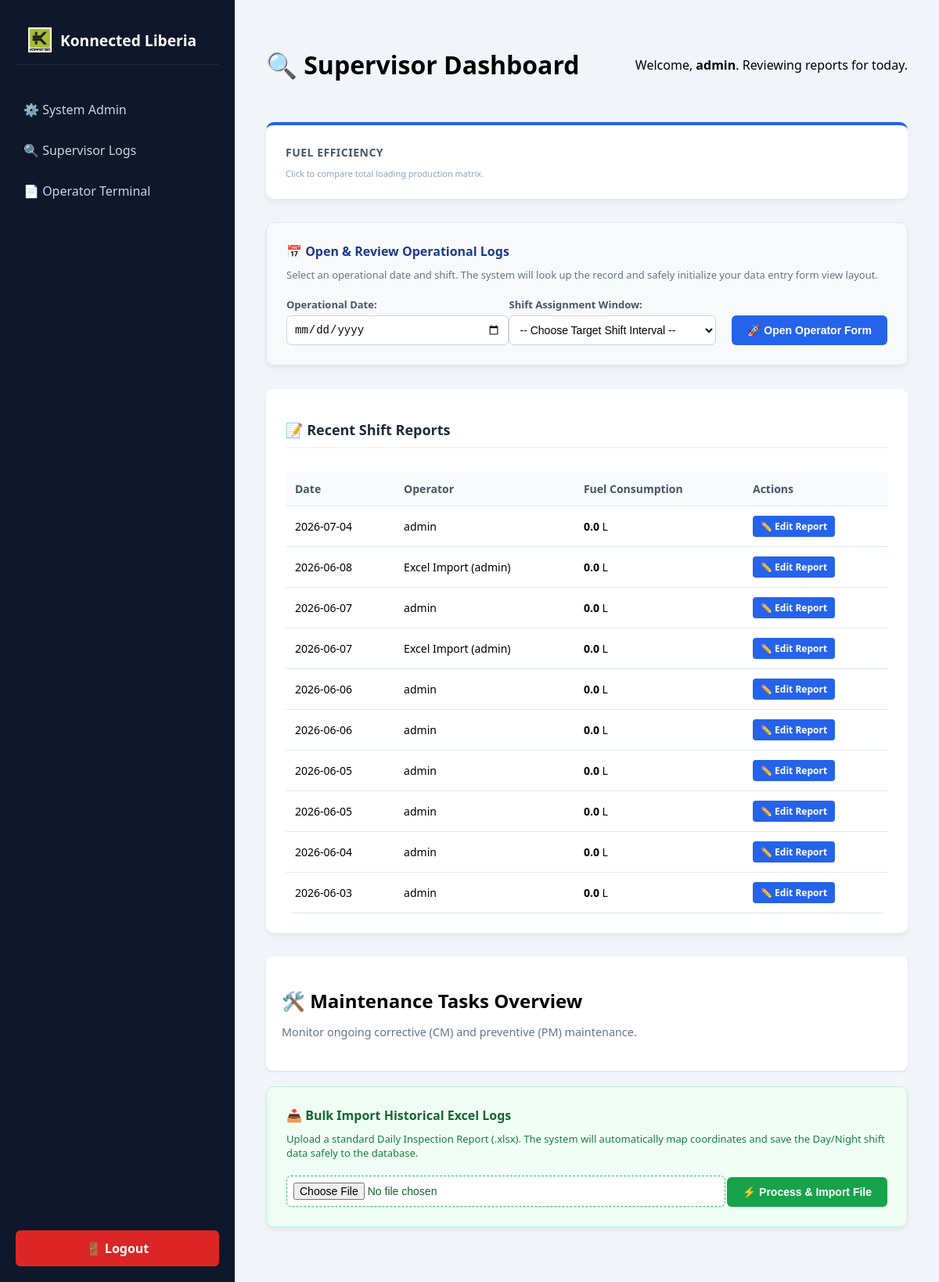
/supervisor (signed in), run on the app's committed database.
### models.py (models this page shows)
class User(UserMixin, db.Model):
    id = db.Column(db.Integer, primary_key=True)
    username = db.Column(db.String(80), unique=True, nullable=False)
    password_hash = db.Column(db.String(120), nullable=False)
    role = db.Column(db.String(20), default='operator')
    must_change_password = db.Column(db.Boolean, default=True, nullable=False)

class ShiftReport(db.Model):
    __tablename__ = 'shift_report'
    id = db.Column(db.Integer, primary_key=True)
    submitted_by = db.Column(db.String(80))
    timestamp = db.Column(db.DateTime, default=datetime.utcnow)
    shift_type = db.Column(db.String(10), nullable=False, default='Day')

### app.py (the view, shortened to what this page needs)
@app.route('/supervisor', methods=['GET', 'POST'])
@login_required
def supervisor_dashboard():
    start_date_str = request.args.get('start_date', '')
    active_tab = request.args.get('active_tab', '') # 'day' or 'night'
    from datetime import datetime as dt, timedelta
    weekly_window_date = dt.now() - timedelta(days=7)
    all_fuel_logs = FuelLog.query.all()
    total_gallons = 0.0
    for f_log in all_fuel_logs:
        log_date = None
        if hasattr(f_log, 'report') and f_log.report and hasattr(f_log.report, 'timestamp'):
            log_date = f_log.report.timestamp
        elif hasattr(f_log, 'timestamp') and f_log.timestamp:
            log_date = f_log.timestamp
        if log_date is None or log_date >= weekly_window_date:
            if f_log.gallons_consumed and f_log.gallons_consumed.strip() != "":
                try: total_gallons += float(f_log.gallons_consumed)
                except ValueError: continue
    total_kwh = 0.0
    distinct_gensets = db.session.query(GeneratorLog.genset_id).distinct().all()
    genset_ids = [g[0] for g in distinct_gensets if g[0]]
    HARDCODED_BASELINES = {
        'ag 2': 1290.0, 'ag 4': 4472352.0, 'ag 5': 3448095.0,
        'ag 7': 13837.0, 'ag 8': 1096792.0, 'ag 9': 1081938.0
    }
    active_maintenance_alerts = []
    for g_id in genset_ids:
        all_logs_for_unit = GeneratorLog.query.filter_by(genset_id=g_id).order_by(GeneratorLog.id.asc()).all()
        clean_num = str(g_id).lower().replace('ag', '').strip()
        for i in range(0, len(all_logs_for_unit)):
            current_log = all_logs_for_unit[i]
            if i == 0: continue
            previous_log = all_logs_for_unit[i - 1]
            parent_report = None
            if current_log.report_id:
                parent_report = db.session.get(ShiftReport, current_log.report_id) if hasattr(db.session, 'get') else ShiftReport.query.get(current_log.report_id)
            log_date = parent_report.timestamp if parent_report else None
            shift_name_str = parent_report.shift_type.lower() if (parent_report and parent_report.shift_type) else 'day'
            if current_log.kw:
                try:
                    curr_val = float(current_log.kw.strip())
                    if i - 1 == 0 and g_id in HARDCODED_BASELINES:
                        prev_val = HARDCODED_BASELINES[g_id]
                    else:
                        prev_val = float(previous_log.kw.strip()) if previous_log.kw else curr_val
                    shift_delta = curr_val - prev_val
                    if shift_delta >= 0:
                        total_kwh += shift_delta
                    if shift_delta < 0:
                       active_maintenance_alerts.append({
                        'genset_id': g_id,
                        'report_id': current_log.report_id,
                        'shift_type': shift_name_str,
                        'date': log_date.strftime('%b %d, %Y') if log_date else 'Unknown Date',  # 🌟 ADD THIS LINE
                        'message': f"❌ DATA ANOMALY: Unit AG-{clean_num} current kWhr counter..."
                    })
                    total_gen_gallons = 0.0
                    if parent_report and hasattr(parent_report, 'fuel_logs') and parent_report.fuel_logs:
                        for fl in parent_report.fuel_logs:
                            if fl.genset_id == g_id and fl.gallons_consumed:
                                try: total_gen_gallons += float(fl.gallons_consumed)
                                except ValueError: pass
                    sfc_current = (total_gen_gallons / shift_delta) if shift_delta > 0 else 0.0
                except ValueError:
                    continue
            if current_log.run_hours:
                try:
                    hours_val = float(current_log.run_hours)
                    remaining = 250 - (hours_val % 250)
                    if remaining <= 49:
                        active_maintenance_alerts.append({
                            'genset_id': g_id,
                            'report_id': current_log.report_id,
                            'shift_type': shift_name_str,
                            'message': f"⚠️ CRITICAL: Unit AG-{clean_num} has only {round(remaining, 1)} runtime hours remaining before service!"
                        })
                    elif remaining <= 99:
                        active_maintenance_alerts.append({
                            'genset_id': g_id,
                            'report_id': current_log.report_id,
                            'shift_type': shift_name_str,
                            'message': f"🚨 ALERT: Unit AG-{clean_num} has only {round(remaining, 1)} runtime hours remaining before service."
                        })
                except ValueError:
                    pass
    sfc_metric = 0.00
    if total_kwh > 0:
        sfc_metric = round(total_gallons / total_kwh, 3)
    active_faults_count = len(active_maintenance_alerts)
    system_health = "Optimal"
    if active_faults_count > 3:
        system_health = "Critical"
    elif active_faults_count > 0:
        system_health = "Warning"
    reports = ShiftReport.query.order_by(ShiftReport.timestamp.desc()).limit(10).all()
    maintenance_tasks = MaintenanceTask.query.all()
    return render_template('supervisor.html',
                           current_user=current_user,
                           total_kwh=round(total_kwh, 1),
                           total_gallons=round(total_gallons, 1),
                           sfc_metric=sfc_metric,
                           active_faults_count=active_faults_count,
                           system_health=system_health,
                           reports=reports,
                           maintenance_tasks=maintenance_tasks,
                           tasks=maintenance_tasks,
                           active_maintenance_alerts=active_maintenance_alerts, # Array pushed down safely
                           start_date=start_date_str,
                           end_date='',
                           day_report=None,
                           night_report=None,
                           search_triggered=False,
                           active_tab=active_tab)

### app.py (called while the page is built)
@login_manager.user_loader
def load_user(user_id):
    return User.query.get(int(user_id))

### templates/supervisor.html (shortened to what this page needs)
{% extends "base.html" %}
{% block content %}
    <div class="header">
        <h1>🔍 Supervisor Dashboard</h1>
        <p>Welcome, <strong>{{ current_user.username }}</strong>. Reviewing reports for today.</p>
    </div>
    <div class="grid-container" style="display: grid; grid-template-columns: 1fr; gap: 20px; margin-bottom: 30px;">
        <div class="card" onclick="toggleEfficiencyGraph()" style="border-top: 4px solid #2563eb; cursor: pointer; transition: transform 0.2s;" onmouseover="this.style.transform='scale(1.01)'" onmouseout="this.style.transform='scale(1)'">
            <h3 style="margin: 0 0 10px 0; color: #475569; font-size: 14px; text-transform: uppercase; letter-spacing: 0.5px;">Fuel Efficiency</h3>
            <p style="margin: 6px 0 0 0; font-size: 11px; color: #94a3b8;">Click to compare total loading production matrix.</p>
        </div>
    </div>
    <div class="card" style="margin-bottom: 30px; background: #f8f9fa; border: 1px solid #e2e8f0;">
        <h3 style="margin-top: 0; color: #1e3a8a; font-size: 16px; margin-bottom: 10px;">📅 Open & Review Operational Logs</h3>
        <p style="color: #64748b; font-size: 13px; margin-bottom: 20px; margin-top: 0;">Select an operational date and shift. The system will look up the record and safely initialize your data entry form view layout.</p>
        <form method="GET" action="{{ url_for('supervisor_dashboard') }}" class="flex-form">
            <div style="display: flex; flex-direction: column; gap: 5px; flex: 1;">
                <label style="font-weight: bold; font-size: 13px; color: #475569;">Operational Date:</label>
                <input type="date" name="start_date" value="{{ start_date or '' }}" required style="width: 100%; padding: 9px; border: 1px solid #cbd5e1; border-radius: 6px; background: white; font-size: 14px;">
            </div>
            <div style="display: flex; flex-direction: column; gap: 5px; flex: 1;">
                <label style="font-weight: bold; font-size: 13px; color: #475569;">Shift Assignment Window:</label>
                <select name="active_tab" required style="width: 100%; padding: 9px; border: 1px solid #cbd5e1; border-radius: 6px; background: white; font-size: 14px; height: 38px;">
                    <option value="" disabled {% if not active_tab %}selected{% endif %}>-- Choose Target Shift Interval --</option>
                </select>
            </div>
            <div class="btn-action" style="display: flex; gap: 10px;">
                <button type="submit" style="background: #2563eb; color: white; border: none; padding: 10px 20px; border-radius: 6px; cursor: pointer; font-weight: bold; font-size: 14px; height: 38px;">
                    🚀 Open Operator Form
                </button>
            </div>
        </form>
    </div>
    <div class="card" style="margin-bottom: 30px;">
        <h2>📝 Recent Shift Reports</h2>
        <div class="table-responsive">
            <table class="recent-reports-table">
                <thead>
                    <tr style="background: #f8fafc;">
                        <th>Date</th>
                        <th>Operator</th>
                        <th>Fuel Consumption</th>
                        <th>Actions</th>
                    </tr>
                </thead>
                <tbody>
                    {% for report in reports %}
                    <tr>
                        <td>{{ report.timestamp.strftime('%Y-%m-%d') if report.timestamp else 'N/A' }}</td>
                        <td>{{ report.submitted_by }}</td>
                        <td>
                            {% set total_gal = namespace(val=0.0) %}
                            {% if report.fuel_logs %}
                                {% for f_log in report.fuel_logs %}
                                    {% if f_log.gallons_consumed and f_log.gallons_consumed|string|trim != "" %}
                                        {% set total_gal.val = total_gal.val + f_log.gallons_consumed|float %}
                                    {% endif %}
                                {% endfor %}
                            {% endif %}
                            <strong>{{ (total_gal.val * 3.78541) | round(1) }}</strong> L
                        </td>
                        <td>
                            <a href="{{ url_for('review_shift', report_id=report.id) }}" style="background: #2563eb; color: white; text-decoration: none; padding: 5px 10px; border-radius: 4px; font-weight: bold; font-size: 12px; display: inline-block;">✏️ Edit Report</a>
                        </td>
                    </tr>
                    {% else %}
                    <tr>
                        <td colspan="4" style="text-align: center; color: #64748b; padding: 15px;">No active reports found in database history.</td>
                    </tr>
                    {% endfor %}
                </tbody>
            </table>
        </div>
    </div>
    <div class="section-card" style="border-top-color: #ef4444; padding: 20px; background: #ffffff; border-radius: 8px; box-shadow: 0 1px 3px rgba(0,0,0,0.1); margin-bottom: 20px;">
        <h2 class="section-title" style="margin-bottom: 5px;">🛠️ Maintenance Tasks Overview</h2>
        <p style="color: #64748b; font-size: 0.9rem; margin-bottom: 20px;">Monitor ongoing corrective (CM) and preventive (PM) maintenance.</p>
    </div>
    <div class="card" style="margin-bottom: 30px; background: #f0fdf4; border: 1px solid #bbf7d0;">
        <h3 style="margin-top: 0; color: #166534; font-size: 16px; margin-bottom: 10px;">📥 Bulk Import Historical Excel Logs</h3>
        <p style="color: #15803d; font-size: 13px; margin-bottom: 20px; margin-top: 0;">Upload a standard Daily Inspection Report (.xlsx). The system will automatically map coordinates and save the Day/Night shift data safely to the database.</p>
        <form method="POST" action="{{ url_for('import_historical_excel') }}" enctype="multipart/form-data" class="flex-form">
            <div style="flex: 1; width: 100%;">
                <input type="file" name="file" accept=".xlsx, .xls" required style="width: 100%; padding: 8px; border: 1px dashed #22c55e; border-radius: 6px; background: white; font-size: 14px; color: #166534;">
            </div>
            <div class="btn-action">
                <button type="submit" style="background: #16a34a; color: white; border: none; padding: 10px 20px; border-radius: 6px; cursor: pointer; font-weight: bold; font-size: 14px; height: 38px;">
                    ⚡ Process & Import File
                </button>
            </div>
        </form>
    </div>
{% endblock %}

### templates/base.html
<!DOCTYPE html>
<html>
<head>
    <link rel="stylesheet" href="{{ url_for('static', filename='style.css') }}">
</head>
<body>
    <div class="main-wrapper">
        <aside class="sidebar">
            <div class="sidebar-header" style="display: flex; align-items: center; gap: 10px; padding: 15px;">
                <img src="{{ url_for('static', filename='company_logo.png') }}"
                     alt="Logo"
                     style="width: 32px; height: 32px; object-fit: contain;">
                <h3 style="margin: 0; font-size: 1.2rem; white-space: nowrap;">Konnected Liberia</h3>
            </div>
            <ul class="nav-links">
                <li><a href="/admin">⚙️ System Admin</a></li>
                <li><a href="/supervisor">🔍 Supervisor Logs</a></li>
                <li><a href="/operator">📄 Operator Terminal</a></li>
            </ul>
            <div style="margin-top: auto;">
                <a href="/logout" class="logout-btn">🚪 Logout</a>
            </div>
        </aside>
        <main class="content-area">
            {% block content %}{% endblock %}
        </main>
    </div>
</body>
</html>

### static/style.css (style rules this page uses)
html, body { margin: 0; padding: 0; height: 100%; font-family: 'Segoe UI', Tahoma, Geneva, Verdana, sans-serif; }
.main-wrapper { display: flex; min-height: 100vh; }
.sidebar { width: 260px; background: #0f172a; color: white; padding: 20px; display: flex; flex-direction: column; flex-shrink: 0; }
.sidebar-header { padding-bottom: 20px; border-bottom: 1px solid #1e293b; margin-bottom: 20px; }
.nav-links { list-style: none; padding: 0; }
.nav-links li { margin-bottom: 10px; }
.nav-links li a { color: #cbd5e1; text-decoration: none; display: block; padding: 10px; border-radius: 6px; }
.logout-btn { display: block; background: #dc2626; color: white; text-align: center; padding: 12px; text-decoration: none; border-radius: 6px; font-weight: bold; }
.content-area { flex-grow: 1; padding: 40px; background: #f1f5f9; overflow-y: auto; }
.header { display: flex; justify-content: space-between; align-items: center; margin-bottom: 30px; }
.grid-container { display: grid; grid-template-columns: repeat(auto-fit, minmax(320px, 1fr)); gap: 30px; }
.card { background: white; border-radius: 10px; padding: 25px; box-shadow: 0 4px 6px rgba(0,0,0,0.05); }
.card h2 { font-size: 18px; margin-bottom: 20px; color: #1e293b; border-bottom: 2px solid #f1f5f9; padding-bottom: 10px; }
.table-responsive { width: 100%; overflow-x: auto; -webkit-overflow-scrolling: touch; }
table { width: 100%; border-collapse: collapse; margin-top: 10px; }
th { background: #f8fafc; color: #475569; }

### templates/supervisor.html (style rules this page uses)
.table-responsive { overflow-x: auto; -webkit-overflow-scrolling: touch; width: 100%; border-radius: 8px; }
.flex-form { display: flex; gap: 20px; align-items: flex-end; flex-wrap: wrap; }
.recent-reports-table { width: 100%; border-collapse: collapse; min-width: 600px; }
.recent-reports-table th, .recent-reports-table td { text-align: left; padding: 12px; border-bottom: 1px solid #e2e8f0; }

### data on the page
User: username "admin"
ShiftReport: timestamp "2026-07-04", submitted_by "admin", val "0.0"
ShiftReport: timestamp "2026-06-08", submitted_by "Excel Import (admin)", val "0.0"
ShiftReport: timestamp "2026-06-07", submitted_by "admin", val "0.0"
ShiftReport: timestamp "2026-06-07", submitted_by "Excel Import (admin)", val "0.0"
ShiftReport: timestamp "2026-06-06", submitted_by "admin", val "0.0"
ShiftReport: timestamp "2026-06-06", submitted_by "admin", val "0.0"
ShiftReport: timestamp "2026-06-05", submitted_by "admin", val "0.0"
ShiftReport: timestamp "2026-06-05", submitted_by "admin", val "0.0"
ShiftReport: timestamp "2026-06-04", submitted_by "admin", val "0.0"
ShiftReport: timestamp "2026-06-03", submitted_by "admin", val "0.0"
